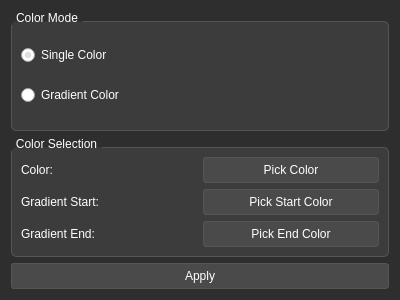
<?xml version="1.0" encoding="UTF-8"?>
<ui version="4.0">
 <class>ColorChanger</class>
 <widget class="QDialog" name="ColorChanger">
  <property name="geometry">
   <rect>
    <x>0</x>
    <y>0</y>
    <width>400</width>
    <height>300</height>
   </rect>
  </property>
  <property name="windowTitle">
   <string>Color Changer</string>
  </property>
  <property name="styleSheet">
   <string notr="true">
    QDialog {
        background-color: #2E2E2E;
        color: #FFFFFF;
    }
    QGroupBox {
        background-color: #3C3C3C;
        border: 1px solid #555555;
        border-radius: 5px;
        margin-top: 10px;
        color: #FFFFFF;
    }
    QGroupBox::title {
        subcontrol-origin: margin;
        subcontrol-position: top left;
        padding: 0 3px;
        color: #FFFFFF;
    }
    QPushButton {
        background-color: #4A4A4A;
        color: #FFFFFF;
        border: 1px solid #555555;
        padding: 5px;
        border-radius: 3px;
    }
    QPushButton:hover {
        background-color: #5A5A5A;
    }
    QPushButton:pressed {
        background-color: #3A3A3A;
    }
    QRadioButton {
        color: #FFFFFF;
    }
    QLabel {
        color: #FFFFFF;
    }
   </string>
  </property>
  <layout class="QVBoxLayout" name="verticalLayout">
   <item>
    <widget class="QGroupBox" name="colorModeGroup">
     <property name="title">
      <string>Color Mode</string>
     </property>
     <layout class="QVBoxLayout" name="verticalLayout_2">
      <item>
       <widget class="QRadioButton" name="singleColorRadio">
        <property name="text">
         <string>Single Color</string>
        </property>
        <property name="checked">
         <bool>true</bool>
        </property>
       </widget>
      </item>
      <item>
       <widget class="QRadioButton" name="gradientColorRadio">
        <property name="text">
         <string>Gradient Color</string>
        </property>
       </widget>
      </item>
     </layout>
    </widget>
   </item>
   <item>
    <widget class="QGroupBox" name="colorSelectionGroup">
     <property name="title">
      <string>Color Selection</string>
     </property>
     <layout class="QGridLayout" name="gridLayout">
      <item row="0" column="0">
       <widget class="QLabel" name="singleColorLabel">
        <property name="text">
         <string>Color:</string>
        </property>
       </widget>
      </item>
      <item row="0" column="1">
       <widget class="QPushButton" name="singleColorButton">
        <property name="text">
         <string>Pick Color</string>
        </property>
       </widget>
      </item>
      <item row="1" column="0">
       <widget class="QLabel" name="gradientStartLabel">
        <property name="text">
         <string>Gradient Start:</string>
        </property>
        <property name="enabled">
         <bool>false</bool>
        </property>
       </widget>
      </item>
      <item row="1" column="1">
       <widget class="QPushButton" name="gradientStartButton">
        <property name="text">
         <string>Pick Start Color</string>
        </property>
        <property name="enabled">
         <bool>false</bool>
        </property>
       </widget>
      </item>
      <item row="2" column="0">
       <widget class="QLabel" name="gradientEndLabel">
        <property name="text">
         <string>Gradient End:</string>
        </property>
        <property name="enabled">
         <bool>false</bool>
        </property>
       </widget>
      </item>
      <item row="2" column="1">
       <widget class="QPushButton" name="gradientEndButton">
        <property name="text">
         <string>Pick End Color</string>
        </property>
        <property name="enabled">
         <bool>false</bool>
        </property>
       </widget>
      </item>
     </layout>
    </widget>
   </item>
   <item>
    <widget class="QPushButton" name="applyButton">
     <property name="text">
      <string>Apply</string>
     </property>
    </widget>
   </item>
  </layout>
 </widget>
 <resources/>
 <connections>
  <connection>
   <sender>singleColorRadio</sender>
   <signal>toggled(bool)</signal>
   <receiver>singleColorLabel</receiver>
   <slot>setEnabled(bool)</slot>
   <hints>
    <hint type="sourcelabel">
     <x>20</x>
     <y>20</y>
    </hint>
    <hint type="destinationlabel">
     <x>20</x>
     <y>20</y>
    </hint>
   </hints>
  </connection>
  <connection>
   <sender>singleColorRadio</sender>
   <signal>toggled(bool)</signal>
   <receiver>singleColorButton</receiver>
   <slot>setEnabled(bool)</slot>
   <hints>
    <hint type="sourcelabel">
     <x>20</x>
     <y>20</y>
    </hint>
    <hint type="destinationlabel">
     <x>20</x>
     <y>20</y>
    </hint>
   </hints>
  </connection>
  <connection>
   <sender>gradientColorRadio</sender>
   <signal>toggled(bool)</signal>
   <receiver>gradientStartLabel</receiver>
   <slot>setEnabled(bool)</slot>
   <hints>
    <hint type="sourcelabel">
     <x>20</x>
     <y>20</y>
    </hint>
    <hint type="destinationlabel">
     <x>20</x>
     <y>20</y>
    </hint>
   </hints>
  </connection>
  <connection>
   <sender>gradientColorRadio</sender>
   <signal>toggled(bool)</signal>
   <receiver>gradientStartButton</receiver>
   <slot>setEnabled(bool)</slot>
   <hints>
    <hint type="sourcelabel">
     <x>20</x>
     <y>20</y>
    </hint>
    <hint type="destinationlabel">
     <x>20</x>
     <y>20</y>
    </hint>
   </hints>
  </connection>
  <connection>
   <sender>gradientColorRadio</sender>
   <signal>toggled(bool)</signal>
   <receiver>gradientEndLabel</receiver>
   <slot>setEnabled(bool)</slot>
   <hints>
    <hint type="sourcelabel">
     <x>20</x>
     <y>20</y>
    </hint>
    <hint type="destinationlabel">
     <x>20</x>
     <y>20</y>
    </hint>
   </hints>
  </connection>
  <connection>
   <sender>gradientColorRadio</sender>
   <signal>toggled(bool)</signal>
   <receiver>gradientEndButton</receiver>
   <slot>setEnabled(bool)</slot>
   <hints>
    <hint type="sourcelabel">
     <x>20</x>
     <y>20</y>
    </hint>
    <hint type="destinationlabel">
     <x>20</x>
     <y>20</y>
    </hint>
   </hints>
  </connection>
 </connections>
</ui>
